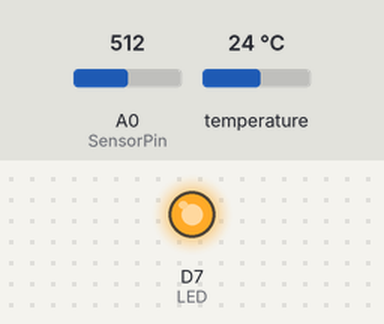
The sketch below on a simulated ESP8266 (Wemos D1 mini). On the bench: output pins drawn as LEDs (lit = HIGH). The inputs (shaded band) are chosen by the test bench; at power-on: A0 (SensorPin) = 512, temperature 24 °C. WiFi joins after 1.5 s; servers stay silent unless stated; uploads are accepted with an empty reply; what the sketch prints to the serial monitor is not drawn.

Above: at 1.9 s.
At 39.6 s:
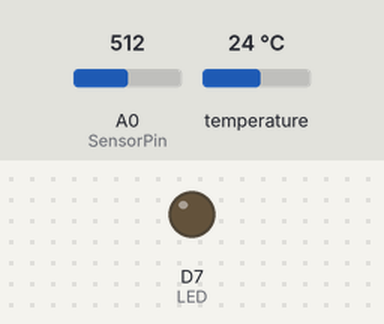
Timing chart, 0 to 41.3 s (numbered marks = the images above):
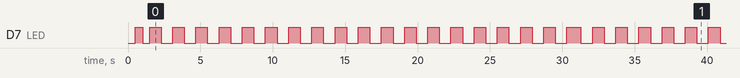

Measured:
- by itself, D7 (LED): moves between LOW and HIGH, repeating every 6.4 s
- by itself, everything shown: repeats every 4.8 s, in 6 steps

The sketch:

kuestenkind.ino
```cpp
/*
* Projekt: ESP8266 Datenlogger
* Beschreibung: Erfasst und sendet Sensordaten an einen Webserver.
* Wir verwenden die Boardconfig ' LOLIN(WEMOS) D1 R2 & mini ' für unseren ESP8266,
* d.h. vorher Extension für ESP8266 installieren!! Nicht vergessen die Platzhalter
* zu ersetzen :3
*
* Autor: Prox
* CoAutor: Deiras
*
* Erstellt am: 25.06.2025
* Zuletzt aktualisiert: 30.06.2025
* Update: das "wlan-update" überarbeitet und nochmals sinnvoll aufgeteilt, da
* gottverdammt sich mein Code fast von sich selbst erlösen wollte. Und API hin-
* zugefügt!
*
*/

#include <ESP8266WiFi.h>
#include <ESP8266HTTPClient.h>
#include <OneWire.h>
#include <DallasTemperature.h>

// WiFi-Einstellungen
const char* ssid = "hi team";
const char* password = "ohmygawdd";

// Server-Einstellungen
const char* server = "ip geb ich nicht >:("; // lokale ip des servers
const int port = 3000;
const char* apiKey = "meow"; // muss mit .env übereinstimmen

// DS18B20 Temperature Sensor
#define ONE_WIRE_BUS D4
OneWire oneWire(ONE_WIRE_BUS);
DallasTemperature DS18B20(&oneWire);
float temperature;

// pH Sensor
#define SensorPin A0
#define Offset 0.00
#define LED 13
#define samplingInterval 20
#define printInterval 800
#define ArrayLength 40

int pHArray[ArrayLength];
int pHArrayIndex = 0;
float pHValue, voltage;

// Timing
unsigned long samplingTime = 0;
unsigned long printTime = 0;
unsigned long uploadTime = 0;
const unsigned long uploadInterval = 30000; // 30 Sekunden

// Function to average analog values with outlier removal
double averageArray(int* arr, int number) {
  long amount = 0;
  int min, max;

  if (number < 5) {
    for (int i = 0; i < number; i++) {
      amount += arr[i];
    }
    return (double)amount / number;
  }

  if (arr[0] < arr[1]) {
    min = arr[0]; max = arr[1];
  } else {
    min = arr[1]; max = arr[0];
  }

  for (int i = 2; i < number; i++) {
    if (arr[i] < min) {
      amount += min;
      min = arr[i];
    } else if (arr[i] > max) {
      amount += max;
      max = arr[i];
    } else {
      amount += arr[i];
    }
  }
  return (double)amount / (number - 2);
}

void setup() {
  Serial.begin(115200);
  pinMode(LED, OUTPUT);
  DS18B20.begin();

  // WiFi-Verbindung herstellen
  WiFi.begin(ssid, password);
  Serial.print("Verbinde mit WiFi");

  while (WiFi.status() != WL_CONNECTED) {
    delay(500);
    Serial.print(".");
    digitalWrite(LED, !digitalRead(LED)); // LED blinken lassen während Verbindung
  }

  Serial.println("\nWiFi verbunden!");
  Serial.print("IP-Adresse: ");
  Serial.println(WiFi.localIP());
  Serial.print("Server-URL: http://");
  Serial.print(server);
  Serial.print(":");
  Serial.print(port);
  Serial.println("/api/add");

  digitalWrite(LED, HIGH); // LED dauerhaft an bei Verbindung
}

void sendDataToServer() {
  if (WiFi.status() == WL_CONNECTED) {
    WiFiClient client;
    HTTPClient http;

    String url = "http://";
    url += server;
    url += ":";
    url += port;
    url += "/api/add";

    String jsonData = "{\"temperature\":";
    jsonData += String(temperature, 2);
    jsonData += ",\"ph\":";
    jsonData += String(pHValue, 2);
    jsonData += "}";

    http.begin(client, url);
    http.addHeader("Content-Type", "application/json");
    http.addHeader("x-api-key", apiKey);

    int httpCode = http.POST(jsonData);

    if (httpCode == HTTP_CODE_CREATED) {
      Serial.println("yippie! Daten erfolgreich gesendet.");
    } else {
      Serial.printf("Fehler %d: %s\n", httpCode, http.errorToString(httpCode).c_str());
    }
    http.end();
  } else {
    Serial.println("WIFI IST NICHT VERBUNDEN. DIE DATEN KÖNNEN DESHALB NICHT GESENDET WERDEN. FIX IT, ASAP.");
  }
}

void loop() {
  unsigned long currentMillis = millis();

  // pH sampling
  if (currentMillis - samplingTime > samplingInterval) {
    pHArray[pHArrayIndex++] = analogRead(SensorPin);
    if (pHArrayIndex == ArrayLength) pHArrayIndex = 0;

    voltage = averageArray(pHArray, ArrayLength) * 5.0 / 1024.0;
    pHValue = 3.5 * voltage + Offset;

    samplingTime = currentMillis;
  }

  // Temperature reading
  if (currentMillis - printTime > printInterval) {
    DS18B20.requestTemperatures();
    temperature = DS18B20.getTempCByIndex(0);

    Serial.print("Temperature: ");
    Serial.print(temperature, 2);
    Serial.print(" °C    ");

    Serial.print("Voltage: ");
    Serial.print(voltage, 2);
    Serial.print(" V    pH: ");
    Serial.print(pHValue, 2);
    Serial.print("    WiFi: ");
    Serial.println(WiFi.RSSI());

    digitalWrite(LED, digitalRead(LED) ^ 1); // Toggle LED
    printTime = currentMillis;
  }

  // Daten an Server senden
  if (currentMillis - uploadTime > uploadInterval) {
    sendDataToServer();
    uploadTime = currentMillis;
  }
}
```
